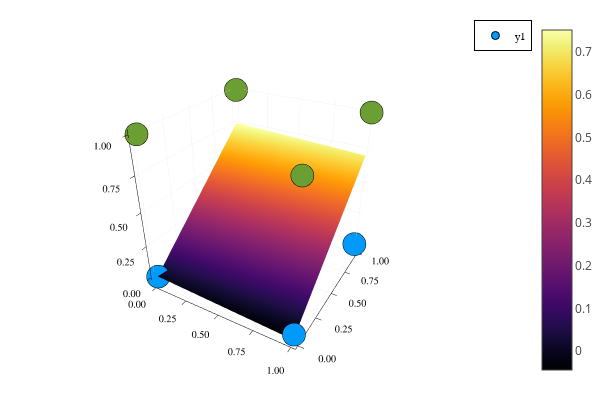

The code cell stored with this chart in its notebook:
### Code cell
plot_results(data_ex2,"f3")

### Figure 1 — Plotly figure (JSON) as saved in the notebook; plotly's stock layout.template omitted (floating-point values rounded to 4 significant figures; data arrays with more than 128 entries replaced by an {"elided": "..."} marker saying what was removed)
{"data": [{"colorbar": {"title": ""}, "legendgroup": "y1", "marker": {"color": "rgba(0, 154, 250, 1.000)", "line": {"color": "rgba(0, 0, 0, 1.000)", "width": 1}, "size": 8, "symbol": "circle"}, "mode": "markers", "name": "y1", "showlegend": true, "type": "scatter3d", "x": [0], "xaxis": "x1", "y": [0], "yaxis": "y1", "z": [0], "zmax": 0.7515, "zmin": -0.04386}, {"colorbar": {"title": ""}, "legendgroup": "y1", "marker": {"color": "rgba(108, 159, 51, 1.000)", "line": {"color": "rgba(0, 0, 0, 1.000)", "width": 1}, "size": 8, "symbol": "circle"}, "mode": "markers", "name": "y1", "showlegend": false, "type": "scatter3d", "x": [0], "xaxis": "x1", "y": [0], "yaxis": "y1", "z": [1], "zmax": 0.7515, "zmin": -0.04386}, {"colorbar": {"title": ""}, "legendgroup": "y1", "marker": {"color": "rgba(0, 154, 250, 1.000)", "line": {"color": "rgba(0, 0, 0, 1.000)", "width": 1}, "size": 8, "symbol": "circle"}, "mode": "markers", "name": "y1", "showlegend": false, "type": "scatter3d", "x": [0], "xaxis": "x1", "y": [1], "yaxis": "y1", "z": [0], "zmax": 0.7515, "zmin": -0.04386}, {"colorbar": {"title": ""}, "legendgroup": "y1", "marker": {"color": "rgba(108, 159, 51, 1.000)", "line": {"color": "rgba(0, 0, 0, 1.000)", "width": 1}, "size": 8, "symbol": "circle"}, "mode": "markers", "name": "y1", "showlegend": false, "type": "scatter3d", "x": [0], "xaxis": "x1", "y": [1], "yaxis": "y1", "z": [1], "zmax": 0.7515, "zmin": -0.04386}, {"colorbar": {"title": ""}, "legendgroup": "y1", "marker": {"color": "rgba(0, 154, 250, 1.000)", "line": {"color": "rgba(0, 0, 0, 1.000)", "width": 1}, "size": 8, "symbol": "circle"}, "mode": "markers", "name": "y1", "showlegend": false, "type": "scatter3d", "x": [1], "xaxis": "x1", "y": [0], "yaxis": "y1", "z": [0], "zmax": 0.7515, "zmin": -0.04386}, {"colorbar": {"title": ""}, "legendgroup": "y1", "marker": {"color": "rgba(108, 159, 51, 1.000)", "line": {"color": "rgba(0, 0, 0, 1.000)", "width": 1}, "size": 8, "symbol": "circle"}, "mode": "markers", "name": "y1", "showlegend": false, "type": "scatter3d", "x": [1], "xaxis": "x1", "y": [0], "yaxis": "y1", "z": [1], "zmax": 0.7515, "zmin": -0.04386}, {"colorbar": {"title": ""}, "legendgroup": "y1", "marker": {"color": "rgba(0, 154, 250, 1.000)", "line": {"color": "rgba(0, 0, 0, 1.000)", "width": 1}, "size": 8, "symbol": "circle"}, "mode": "markers", "name": "y1", "showlegend": false, "type": "scatter3d", "x": [1], "xaxis": "x1", "y": [1], "yaxis": "y1", "z": [0], "zmax": 0.7515, "zmin": -0.04386}, {"colorbar": {"title": ""}, "legendgroup": "y1", "marker": {"color": "rgba(108, 159, 51, 1.000)", "line": {"color": "rgba(0, 0, 0, 1.000)", "width": 1}, "size": 8, "symbol": "circle"}, "mode": "markers", "name": "y1", "showlegend": false, "type": "scatter3d", "x": [1], "xaxis": "x1", "y": [1], "yaxis": "y1", "z": [1], "zmax": 0.7515, "zmin": -0.04386}, {"colorbar": {"title": ""}, "colorscale": {"elided": "256x2 mixed values"}, "hoverinfo": "none", "name": "y2", "opacity": null, "showlegend": false, "showscale": true, "type": "surface", "x": [0, 1], "xaxis": "x1", "y": [0, 1], "yaxis": "y1", "z": [[0, -0.04386], [0.7515, 0.7076]], "zmax": 0.7515, "zmin": -0.04386}], "layout": {"annotations": [], "height": 400, "legend": {"bgcolor": "rgba(255, 255, 255, 1.000)", "bordercolor": "rgba(0, 0, 0, 1.000)", "borderwidth": 1, "font": {"color": "rgba(0, 0, 0, 1.000)", "family": "sans-serif", "size": 11}, "tracegroupgap": 0, "traceorder": "normal", "x": 1.02, "xanchor": "auto", "y": 1, "yanchor": "auto"}, "margin": {"b": 20, "l": 0, "r": 0, "t": 20}, "paper_bgcolor": "rgba(255, 255, 255, 1.000)", "plot_bgcolor": "rgba(255, 255, 255, 1.000)", "scene": {"camera": {"eye": {"x": 1.126, "y": -1.95, "z": 1.3}}, "xaxis": {"anchor": "y1", "domain": [0.06582, 0.9934], "gridcolor": "rgba(0, 0, 0, 0.100)", "gridwidth": 0.5, "linecolor": "rgba(0, 0, 0, 1.000)", "mirror": false, "range": [-0.03, 1.03], "showgrid": true, "showline": true, "showticklabels": true, "tickangle": 0, "tickcolor": "rgb(0, 0, 0)", "tickfont": {"color": "rgba(0, 0, 0, 1.000)", "family": "sans-serif", "size": 11}, "tickmode": "array", "ticks": "inside", "ticktext": ["0.00", "0.25", "0.50", "0.75", "1.00"], "tickvals": [0, 0.25, 0.5, 0.75, 1], "title": "", "titlefont": {"color": "rgba(0, 0, 0, 1.000)", "family": "sans-serif", "size": 15}, "type": "-", "visible": true, "zeroline": false, "zerolinecolor": "rgba(0, 0, 0, 1.000)"}, "yaxis": {"anchor": "x1", "domain": [0.03762, 0.9902], "gridcolor": "rgba(0, 0, 0, 0.100)", "gridwidth": 0.5, "linecolor": "rgba(0, 0, 0, 1.000)", "mirror": false, "range": [-0.03, 1.03], "showgrid": true, "showline": true, "showticklabels": true, "tickangle": 0, "tickcolor": "rgb(0, 0, 0)", "tickfont": {"color": "rgba(0, 0, 0, 1.000)", "family": "sans-serif", "size": 11}, "tickmode": "array", "ticks": "inside", "ticktext": ["0.00", "0.25", "0.50", "0.75", "1.00"], "tickvals": [0, 0.25, 0.5, 0.75, 1], "title": "", "titlefont": {"color": "rgba(0, 0, 0, 1.000)", "family": "sans-serif", "size": 15}, "type": "-", "visible": true, "zeroline": false, "zerolinecolor": "rgba(0, 0, 0, 1.000)"}, "zaxis": {"gridcolor": "rgba(0, 0, 0, 0.100)", "gridwidth": 0.5, "linecolor": "rgba(0, 0, 0, 1.000)", "mirror": false, "range": [-0.07518, 1.031], "showgrid": true, "showline": true, "showticklabels": true, "tickangle": 0, "tickcolor": "rgb(0, 0, 0)", "tickfont": {"color": "rgba(0, 0, 0, 1.000)", "family": "sans-serif", "size": 11}, "tickmode": "array", "ticks": "inside", "ticktext": ["0.00", "0.25", "0.50", "0.75", "1.00"], "tickvals": [0, 0.25, 0.5, 0.75, 1], "title": "", "titlefont": {"color": "rgba(0, 0, 0, 1.000)", "family": "sans-serif", "size": 15}, "type": "-", "visible": true, "zeroline": false, "zerolinecolor": "rgba(0, 0, 0, 1.000)"}}, "showlegend": true, "width": 600}}
